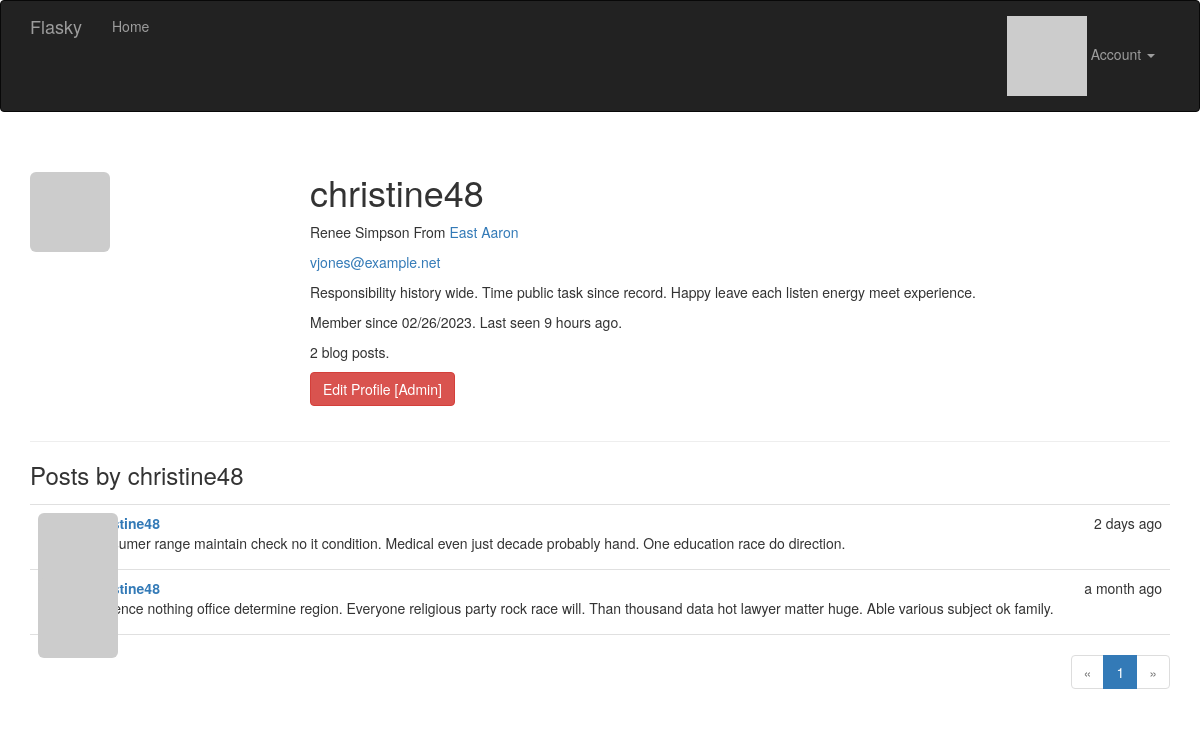
The app's page /user/christine48 (signed in) with its own data.
### app/models.py (models this page shows, shortened)
class User(UserMixin, db.Model):
    __tablename__ = 'users'
    id = db.Column(db.Integer, primary_key=True)
    email = db.Column(db.String(64), unique=True, index=True)
    username = db.Column(db.String(64), unique=True, index=True)
    password_hash = db.Column(db.String(128))
    role_id = db.Column(db.Integer, db.ForeignKey('roles.id'))
    confirmed = db.Column(db.Boolean, default=False)
    name = db.Column(db.String(64))
    location = db.Column(db.String(64))
    about_me = db.Column(db.Text())
    member_since = db.Column(db.DateTime(), default=datetime.utcnow)
    last_seen = db.Column(db.DateTime(), default=datetime.utcnow)
    avatar_hash = db.Column(db.String(32))
    posts = db.relationship('Post', backref='author', lazy='dynamic')
    @property
    def password(self):
        raise AttributeError('password is not a readable attribute')
    def ping(self):
        self.last_seen = datetime.utcnow()
        db.session.add(self)
        db.session.commit()
    def can(self, perm):
        return self.role is not None and self.role.has_permission(perm)
    def is_administrator(self):
        return self.can(Permission.ADMIN)
    def gravatar(self, size=100, default='identicon', rating='g'):
        if request.is_secure:
            url = 'https://secure.gravatar.com/avatar'
        else:
            url = 'https://gravatar.com/avatar'
        hash = hashlib.md5(self.email.lower().encode('utf-8')).hexdigest()
        return '{url}/{hash}?s={size}&d={default}&r={rating}'.format(
            url=url, hash=hash, size=size, default=default, rating=rating)

class Post(db.Model):
    __tablename__ = 'posts'
    id = db.Column(db.Integer, primary_key=True)
    body = db.Column(db.Text)
    timestamp = db.Column(db.DateTime, index=True, default=datetime.utcnow)
    author_id = db.Column(db.Integer, db.ForeignKey('users.id'))

### app/main/views.py (the view)
@main.route('/user/<username>')
def user(username):
    user = User.query.filter_by(username=username).first_or_404()
    page = request.args.get('page', 1, type=int)
    pagination = user.posts.order_by(Post.timestamp.desc()).paginate(
        page=page, per_page=current_app.config['FLASKY_POSTS_PER_PAGE'],
        error_out=False)
    posts = pagination.items
    return render_template('user.html', user=user, posts=posts,
                           pagination=pagination)

### app/auth/views.py (called while the page is built)
@auth.before_app_request
def before_request():
    if current_user.is_authenticated:
        current_user.ping()
        if not current_user.confirmed \
                and request.endpoint \
                and request.blueprint != 'auth' \
                and request.endpoint != 'static':
            return redirect(url_for('auth.unconfirmed'))

### app/main/__init__.py (called while the page is built)
@main.app_context_processor
def inject_permissions():
    return dict(Permission=Permission)

### app/models.py (called while the page is built)
@login_manager.user_loader
def load_user(user_id):
    return User.query.get(int(user_id))

    def has_permission(self, perm):
        return self.permissions & perm == perm

### app/templates/user.html (shortened to what this page needs)
{% extends "base.html" %}
{% import "_macros.html" as macros %}
{% block page_content %}
<div class="page-header">
    <img class="img-rounded profile-thumbnail" src="{{ current_user.gravatar(size=256) }}">
    <div class="profile-header">
        <h1>{{ user.username }}</h1>
        {% if user.name or user.location %}
        <p>
            {% if user.name %}{{ user.name }}{% endif %}
            {% if user.location %}
                From <a href="http://maps.google.com/?q={{ user.location }}">
                    {{ user.location }}
                </a>
            {% endif %}
        </p>
        {% endif %}
        {% if current_user.is_administrator() %}
        <p><a href="mailto:{{ user.email }}">{{ user.email }}</a></p>
        {% endif %}
        {% if user.about_me %}<p>{{ user.about_me }}</p>{% endif %}
        <p>
            Member since {{ moment(user.member_since).format('L') }}.
            Last seen {{ moment(user.last_seen).fromNow() }}.
        </p>
        <p>{{ user.posts.count() }} blog posts.</p>
        <p>
        {% if current_user.is_administrator() %}
        <a class="btn btn-danger"
            href="{{ url_for('.edit_profile_admin', id=user.id) }}">
            Edit Profile [Admin]
        </a>
        {% endif %}
        </p>
    </div>
</div>
<h3>Posts by {{ user.username }}</h3>
{% include '_posts.html' %}
{% if pagination %}
<div class="pagination">
    {{ macros.pagination_widget(pagination, '.user', username=user.username) }}
</div>
{% endif %}
{% endblock %}

### app/templates/_posts.html
<ul class="posts">
    {% for post in posts %}
    <li class="post">
        <div class="post-thumbnail">
            <a href="{{ url_for('.user', username=post.author.username) }}">
                <img class="img-rounded profile-thumbnail"
                    src="{{ post.author.gravatar(size=40) }}">
            </a>
        </div>
        <div class="post-content">
            <div class="post-date">{{ moment(post.timestamp).fromNow() }}</div>
            <div class="post-author">
                <a href="{{ url_for('.user', username=post.author.username) }}">
                    {{ post.author.username }}
                </a>
            </div>
            <div class="post-body">{{ post.body }}</div>
        </div>
    </li>
    {% endfor %}
</ul>

### app/static/styles.css (style rules this page uses)
.profile-thumbnail { position: absolute; }
.profile-header { min-height: 260px; margin-left: 280px; }
ul.posts { list-style-type: none; padding: 0px; margin: 16px 0px 0px 0px; border-top: 1px solid #e0e0e0; }
ul.posts li.post { padding: 8px; border-bottom: 1px solid #e0e0e0; }
div.post-date { float: right; }
div.post-author { font-weight: bold; }
div.post-thumbnail { position: absolute; }
div.post-content { margin-left: 48px; min-height: 48px; }
div.pagination { width: 100%; text-align: right; padding: 0px; margin: 0px; }

### records on screen
User: username "christine48", name "Renee Simpson", location "East Aaron", email "vjones@example.net", about_me "Responsibility history wide. Time public task since record. Happy leave each listen energy meet experience.", member_since "02/26/2023", last_seen "9 hours ago"
Post: timestamp "2 days ago", author.username "christine48", body "Consumer range maintain check no it condition. Medical even just decade probably hand. One education race do direction."
Post: timestamp "a month ago", author.username "christine48", body "Evidence nothing office determine region. Everyone religious party rock race will. Than thousand data hot lawyer matter huge. Able various subject ok family."

### other values on screen
{{ user.posts.count() }} "2"
{{ p }} "1"
